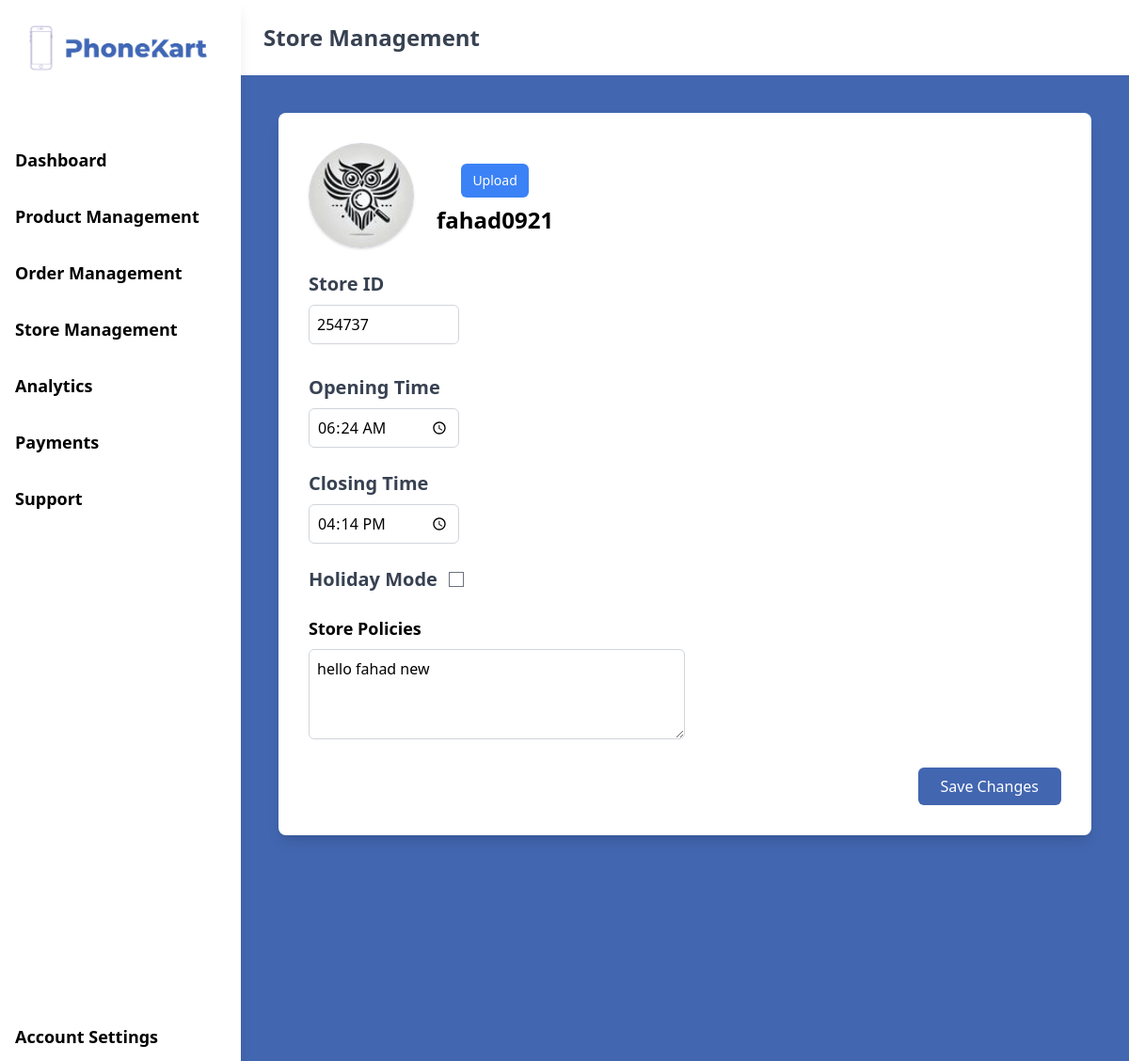
The page /seller/mystore/ (signed in) on the database its author committed.
### seller/models.py (models this page shows, shortened)
class ShopDetail(models.Model):
    SDid = models.AutoField(primary_key=True)
    fk_ShopID = models.OneToOneField(ShopRegistration, on_delete=models.CASCADE, related_name='shop_detail')
    shop_open = models.DateTimeField(null=True, blank=True)
    shop_close = models.DateTimeField(null=True, blank=True)
    holiday_mode = models.BooleanField(default=False)
    last_updated = models.DateTimeField(auto_now=True)
    policy = models.TextField(max_length=1000, null=True, blank=True)
    image = models.ImageField(upload_to='shop_images/', null=True, blank=False)

class ShopRegistration(models.Model):
    shopID = models.IntegerField(default=generate_shop_id)
    user = models.ForeignKey(
    settings.AUTH_USER_MODEL,
    on_delete=models.SET_NULL,
    null=True,
    blank=True,
    related_name="shops"
     )
    shopname = models.CharField(max_length=255)
    city = models.CharField(max_length=100)
    area = models.TextField(max_length=100)
    location = models.CharField(max_length=255)
    creation_date = models.DateTimeField(default=timezone.now)
    last_update = models.DateTimeField(auto_now=True)
    isActive = models.BooleanField(default=False)

### seller/views.py (the view, shortened to what this page needs)
# urls.py: path('mystore/', views.mystore, name='mystore'),
@login_required(login_url='/seller/')
def mystore(request):
    try:
        shop = ShopRegistration.objects.get(user=request.user, isActive=True)
        shop_detail, created = ShopDetail.objects.get_or_create(fk_ShopID=shop)
    except ShopRegistration.DoesNotExist:
        shop = None
        shop_detail = None
    return render(request, 'store.html', {
        'shop': shop,
        'shop_detail': shop_detail,
    })

### seller/templates/store.html (shortened to what this page needs)
{% extends 'portalbase.html' %}
{% block pagetitle %}
Store Management
{% endblock %}
{% load static %}
{% block vcontent %}
<div class="pl-10 pt-10 pr-10 h-screen w-full bg-bluish">
    <div class="p-8 bg-white rounded-lg shadow-lg w-full mx-auto">
        <form method="POST" enctype="multipart/form-data">
            <div class="flex items-center mb-6">
    <div class="relative w-28 h-28">
    <img id="profileImage"
         src="{% if shop_detail.image %}{{ shop_detail.image.url }}{% else %}{% static 'images/mobimg1.jpeg' %}{% endif %}"
         alt="Store Logo"
         class="object-cover rounded-full border border-gray-300 shadow"
         style="width: 112px; height: 112px;">
</div>
    <div class="ml-6">
        <div class="mb-2 mt-2 flex justify-center">
            <label for="shop_image" class="cursor-pointer text-white text-sm py-2 px-3 bg-blue-500 rounded-md hover:bg-blue-600">
                Upload
            </label>
        </div>
        <h2 class="text-2xl font-semibold">{{ shop.shopname }}</h2>
    </div>
</div>
            <div class="mb-6 mt-5">
                <label for="storeId" class="block text-gray-700 font-semibold text-xl">Store ID</label>
                <input
                    type="text"
                    id="storeId"
                    class="mt-2 p-2 border border-gray-300 rounded-md w-1/5"
                    value="{{ shop.shopID }}"
                    readonly>
            </div>
            <div class="mt-8">
                <div class="mb-6">
                    <label for="shop_open" class="block text-gray-700 font-semibold text-xl">Opening Time</label>
                    <input
                        type="time"
                        id="shop_open"
                        name="shop_open"
                        class="mt-2 p-2 border border-gray-300 rounded-md w-1/5"
                        value="{{ shop_detail.shop_open|time:'H:i' }}">
                </div>
                <div class="mb-6">
                    <label for="shop_close" class="block text-gray-700 font-semibold text-xl">Closing Time</label>
                    <input
                        type="time"
                        id="shop_close"
                        name="shop_close"
                        class="mt-2 p-2 border border-gray-300 rounded-md w-1/5"
                        value="{{ shop_detail.shop_close|time:'H:i' }}">
                </div>
                <div class="flex-col gap-10 mb-6">
                    <div class="flex items-center">
                        <label for="holiday_mode" class="block text-gray-700 text-xl font-semibold mr-3">Holiday Mode</label>
                        <input
                            type="checkbox"
                            id="holiday_mode"
                            name="holiday_mode"
                            {% if shop_detail.holiday_mode %}checked{% endif %}>
                    </div>
                </div>
                <div class="w-1/2">
                    <label for="policy" class="text-lg font-semibold mb-1 mt-5">Store Policies</label>
                    <textarea
                        id="policy"
                        name="policy"
                        class="mt-2 p-2 border border-gray-300 rounded-md w-full h-24"
                        placeholder="Enter store policies (return, shipping, etc.)">{{ shop_detail.policy }}</textarea>
                </div>
            </div>
            <div class="mt-6 text-right">
                <button type="submit" class="bg-bluish text-white px-6 py-2 rounded-md hover:bg-indigo-700 transition">
                    Save Changes
                </button>
            </div>
        </form>
    </div>
</div>
{% endblock %}

### rows shown on the page
ShopDetail: image (picture), shop_open "06:24", shop_close "16:14", policy "hello fahad new"
ShopRegistration: shopname "fahad0921", shopID "254737"
